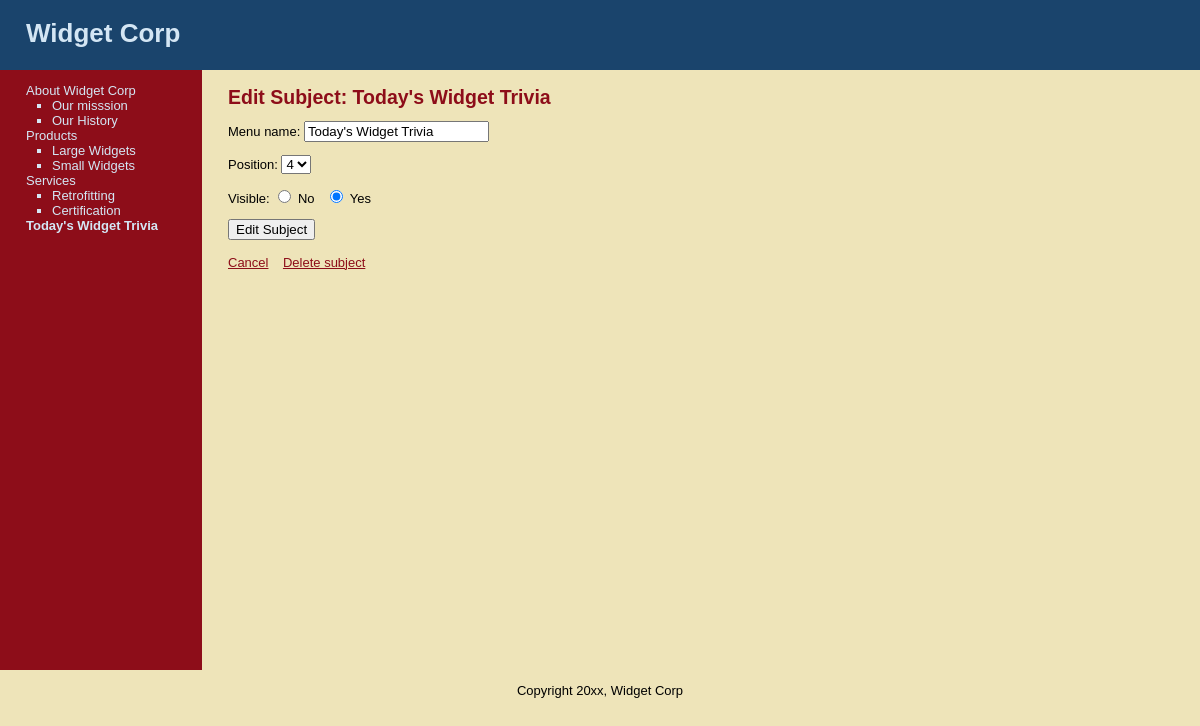
The page /edit_subject.php?subject=5 on the database its author committed.
### tables this page shows
CREATE TABLE IF NOT EXISTS `subjects` (
  `id` int(11) NOT NULL AUTO_INCREMENT,
  `menu_name` varchar(50) NOT NULL,
  `position` int(3) NOT NULL,
  `visible` tinyint(1) NOT NULL,
  PRIMARY KEY (`id`)
);

CREATE TABLE IF NOT EXISTS `pages` (
  `id` int(11) NOT NULL AUTO_INCREMENT,
  `subject_id` int(11) NOT NULL,
  `menu_name` varchar(30) NOT NULL,
  `position` int(3) NOT NULL,
  `visible` tinyint(1) NOT NULL,
  `content` text,
  PRIMARY KEY (`id`),
  KEY `subject_id` (`subject_id`)
);

### public/edit_subject.php (the view, shortened to what this page needs)
<?php require_once("../includes/db_connection.php"); ?>
<?php require_once("../includes/functions.php"); ?>
<?php find_selected_page(); ?>
<?php include("../includes/layouts/header.php"); ?>
<div id="main">
	<div id="navigation">
		<?php echo navigation($current_subject, $current_page); ?>
	</div>
	<div id="page">
		<h2>Edit Subject: <?php echo $current_subject["menu_name"];?></h2>
		<form action="edit_subject.php?subject=<?php echo $current_subject["id"];?>" method="post">
			<p>Menu name:
				<input type="text" name="menu_name" value="<?php echo $current_subject["menu_name"];?>" />
			</p>
			<p>Position:
				<select name="position">
				<?php
				$subject_set = find_all_subjects();
				$subject_count = mysqli_num_rows($subject_set);
				for ($count=1; $count <= $subject_count; $count++){
					echo "<option value=\"{$count}\"";
					if ($current_subject["position"] == $count){
						echo " selected";
					}
					echo ">{$count}</option>";
				}
				?>
				</select>
			</p>
			<p>Visible:
			<input type="radio" name="visible" value="0"
			<?php if($current_subject["visible"] == 0){ echo "checked";}?>/> No
			&nbsp;
			<input type="radio" name="visible" value="1"
			<?php if($current_subject["visible"] == 1){ echo "checked";}?>/> Yes
			</p>
			<input type="submit" name="submit" value="Edit Subject"/>
		</form>
		<br />
		<a href="manage_content.php">Cancel</a>
		<a href="delete_subject.php?subject=<?php echo $current_subject["id"];?>" onclick="return confirm ('Are you sure?');">Delete subject</a>
	</div>
</div>
<?php include("../includes/layouts/footer.php"); ?>

### includes/functions.php (shortened to what this page needs)
<?php
function find_all_subjects() {
	global $connection;
	$query = "SELECT * ";
	$query .= "FROM subjects ";
	$query .= "WHERE visible = 1 ";
	$query .= "ORDER BY position ASC";
	$subject_set = mysqli_query ( $connection, $query );
	return $subject_set;
}
function find_pages_for_subject($subject_id){
	global $connection;
	$safe_subject_id = mysqli_real_escape_string($connection, $subject_id);
	$query = "SELECT * ";
	$query .= "FROM pages ";
	$query .= "WHERE visible = 1 ";
	$query .= "AND subject_id = {$safe_subject_id} ";
	$query .= "ORDER BY position ASC";
	$page_set = mysqli_query($connection, $query);
	return $page_set;
}
function navigation($subject_array,$page_array){
	$output = "<ul class=\"subjects\">";
	$subject_set = find_all_subjects();
	while($subject = mysqli_fetch_assoc($subject_set)){
		$output .= "<li";
		if ($subject_array && $subject["id"] == $subject_array["id"]){
			$output .= " class=\"selected\"";
		}
		$output .= ">";
		$output .= "<a href=\"manage_content.php?subject=";
		$output .= urlencode($subject["id"]);
		$output .= "\">";
		$output .= $subject["menu_name"];
		$output .= "</a>";
		$page_set = find_pages_for_subject($subject["id"]);
		$output .= "<ul class=\"pages\">";
		while ($page = mysqli_fetch_assoc($page_set)){
			$output .= "<li";
			$output .= ">";
			$output .= "<a href=\"manage_content.php?page=";
			$output .= urlencode($page["id"]);
			$output .="\">";
			$output .= $page["menu_name"];
			$output .= "</a>";
			$output .= "</li>";
		}
	$output .= "</ul>";
	$output .= "</li>";
	}
	$output .="</ul>";
	return $output;
}
function find_subject_by_id($subject_id){
	global $connection;
	$safe_subject_id = mysqli_real_escape_string($connection, $subject_id);
	$query = "SELECT * ";
	$query .= "FROM subjects ";
	$query .= "WHERE id = {$safe_subject_id} ";
	$query .= "LIMIT 1";
	$subject_set = mysqli_query ( $connection, $query );
	if($subject = mysqli_fetch_assoc($subject_set)){
		return $subject;
	}else{
		return null;
	}
}
function find_selected_page(){
	if(isset($_GET["subject"])){
		$current_subject = find_subject_by_id($_GET["subject"]);
		$current_page = null;
	}elseif (isset($_GET["page"])){
		$current_page = find_page_by_id($_GET["page"]);
		$current_subject = null;
	}else{
		$current_subject = null;
		$current_page = null;
	}
}
?>

### public/stylesheets/public.css (style rules this page uses)
html { height: 100%; width: 100%; }
body { width: 100%; margin:0; padding: 0; border: 0; font-family: Verdana, Arial, Helvetica, sans-serif; font-size: 13px; line-height: 15px; background: #EEE4B9; }
a { color: #8D0D19; }
#main { height: 600px; width: 100%; margin: 0; padding: 0; background: #EEE4B9; }
#navigation { float: left; width: 150px; height: 100%; margin: 0; padding: 0 2em; color: #D4E6F4; background: #8D0D19; }
#navigation a { color: #D4E6F4; text-decoration: none; }
ul.subjects { margin: 1em 0; padding-left: 0; list-style: none; }
ul.pages { padding-left: 2em; list-style: square; font-weight: normal; }
.selected { font-weight: bold; }
#page { float: left; height: 100%; padding-left: 2em; vertical-align: top; background: #EEE4B9; }
#page h2 { color: #8D0D19; margin-top: 1em; }

### rows shown on the page
subjects: value "About Widget Corp"
pages: value "Our misssion"
pages: value "Our History"
subjects: value "Products"
pages: value "Large Widgets"
pages: value "Small Widgets"
subjects: value "Services"
pages: value "Retrofitting"
pages: value "Certification"
subjects: value "Today's Widget Trivia", menu_name "Today's Widget Trivia", position "4", visible "☑"
